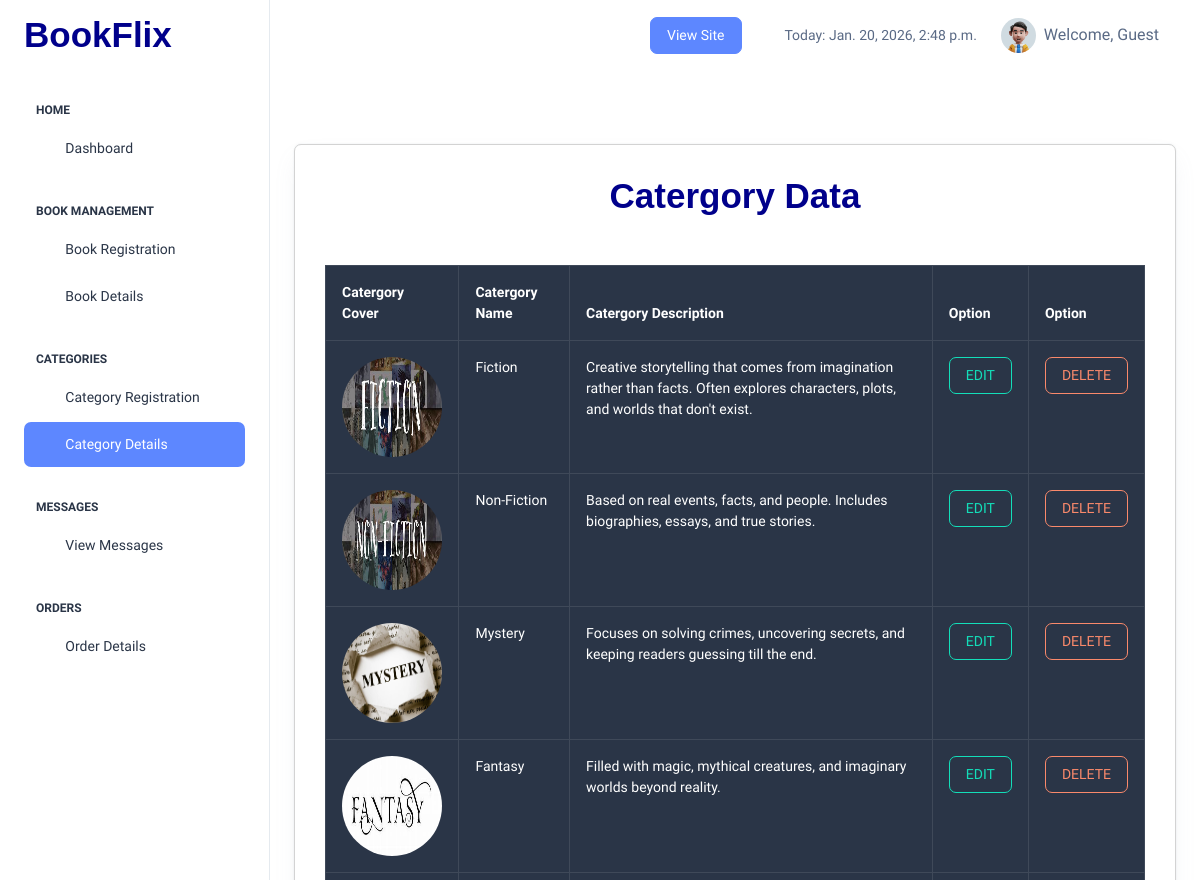
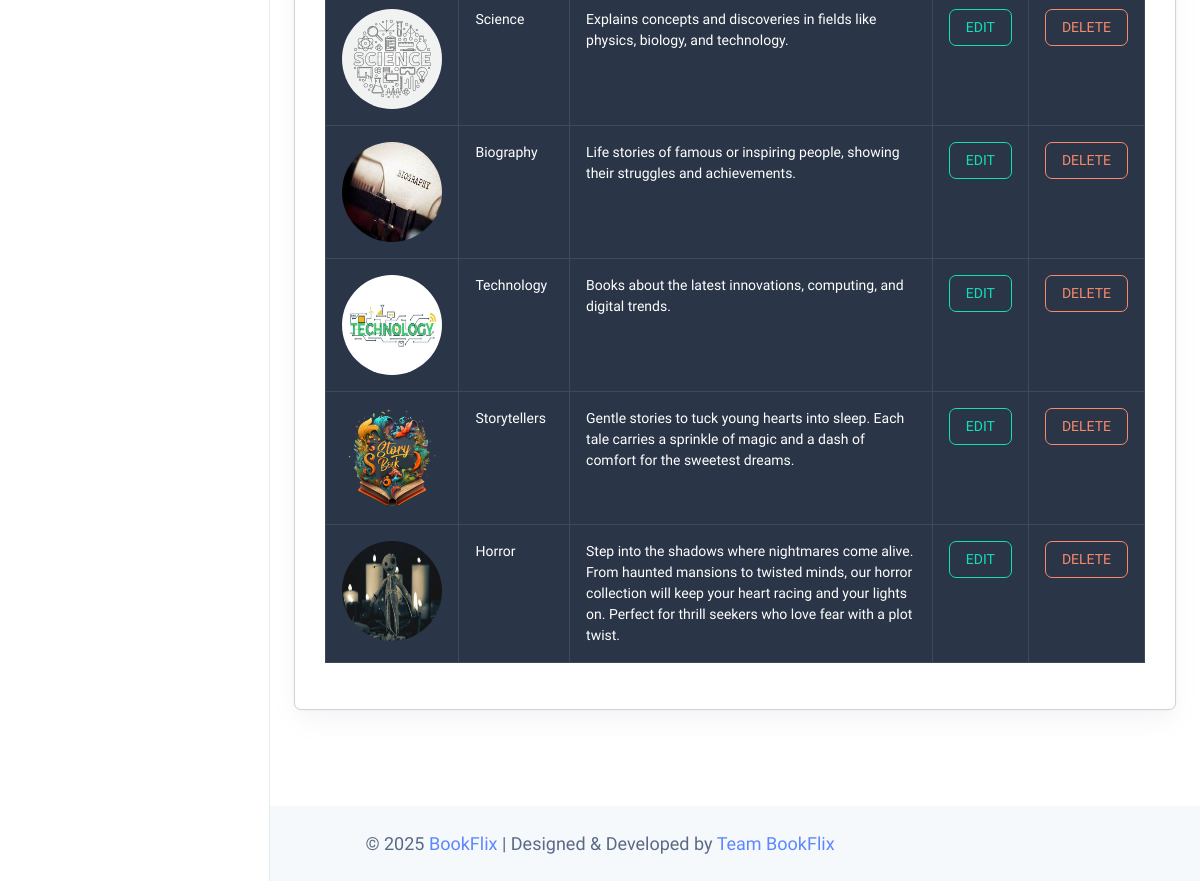
Screenshot of /displaycatergory/ with the database file from the repository (2 pictures, top to bottom).
### Myapp/models.py (models this page shows)
class catergorydb(models.Model):
    Catergory_name=models.CharField(max_length=40,null=True,blank=True)
    Catergory_description=models.TextField(null=True,blank=True)
    Catergory_cover=models.ImageField(upload_to="Catergory Cover Image",null=True,blank=True)

### Myapp/views.py (the view)
# urls.py: path('displaycatergory/', views.displaycatergory, name="displaycatergory"),
def displaycatergory(request):
    date = datetime.datetime.now()
    data = catergorydb.objects.all()
    return render(request, "displaycatergory.html", {'data': data, 'date': date})

### Myapp/templates/displaycatergory.html (shortened to what this page needs)
{% extends 'index.html' %}
{% block content %}
<div class="card mb-5 mt-5" style="height:auto; width:auto; margin:auto; border:1px solid lightgrey;">
    <div class="card-body table-responsive">
        <h1 class="text-center mb-5" style="color:darkblue; font-size:35px; font-weight:bold; font-family:Arial;">
            Catergory Data</h1>
        <table class="table table-bordered table-hover table-dark">
            <thead>
            <tr>
                <th>Catergory Cover</th>
                <th>Catergory Name</th>
                <th>Catergory Description</th>
                <th>Option</th>
                <th>Option</th>
            </tr>
            </thead>
            <tbody>
            {% for i in data %}
            <tr>
                <td>
                    <img src="{{i.Catergory_cover.url}}" height="100px" width="100px" class="rounded-circle">
                </td>
                <td>{{i.Catergory_name}}</td>
                <td>{{i.Catergory_description}}</td>
                <td>
                    <a href="{% url 'editcatergory' c_id=i.id %}">
                        <button type="submit" class="btn btn-outline-success">EDIT</button>
                    </a>
                </td>
                <td>
                    <a href="{% url 'deletecatergory' c_id=i.id %}">
                        <button type="submit" class="btn btn-outline-danger">DELETE</button>
                    </a>
                </td>
            </tr>
            {% endfor %}
            </tbody>
        </table>
    </div>
</div>
{% endblock %}

### Myapp/templates/index.html (style rules this page uses)
html, body { height: 100%; margin: 0; }
body { display: flex; flex-direction: column; }

### rows the page displays
catergorydb: Catergory_cover (picture), Catergory_name "Fiction", Catergory_description "Creative storytelling that comes from imagination rather than facts. Often explores characters, plots, and worlds that don't exist."
catergorydb: Catergory_cover (picture), Catergory_name "Non-Fiction", Catergory_description "Based on real events, facts, and people. Includes biographies, essays, and true stories."
catergorydb: Catergory_cover (picture), Catergory_name "Mystery", Catergory_description "Focuses on solving crimes, uncovering secrets, and keeping readers guessing till the end."
catergorydb: Catergory_cover (picture), Catergory_name "Fantasy", Catergory_description "Filled with magic, mythical creatures, and imaginary worlds beyond reality."
catergorydb: Catergory_cover (picture), Catergory_name "Science", Catergory_description "Explains concepts and discoveries in fields like physics, biology, and technology."
catergorydb: Catergory_cover (picture), Catergory_name "Biography", Catergory_description "Life stories of famous or inspiring people, showing their struggles and achievements."
catergorydb: Catergory_cover (picture), Catergory_name "Technology", Catergory_description "Books about the latest innovations, computing, and digital trends."
catergorydb: Catergory_cover (picture), Catergory_name "Storytellers", Catergory_description "Gentle stories to tuck young hearts into sleep. Each tale carries a sprinkle of magic and a dash of comfort for the sweetest dreams."
catergorydb: Catergory_cover (picture), Catergory_name "Horror", Catergory_description "Step into the shadows where nightmares come alive. From haunted mansions to twisted minds, our horror collection will keep your heart racing and your lights on. Perfect for thrill seekers who love fear with a plot twist."
